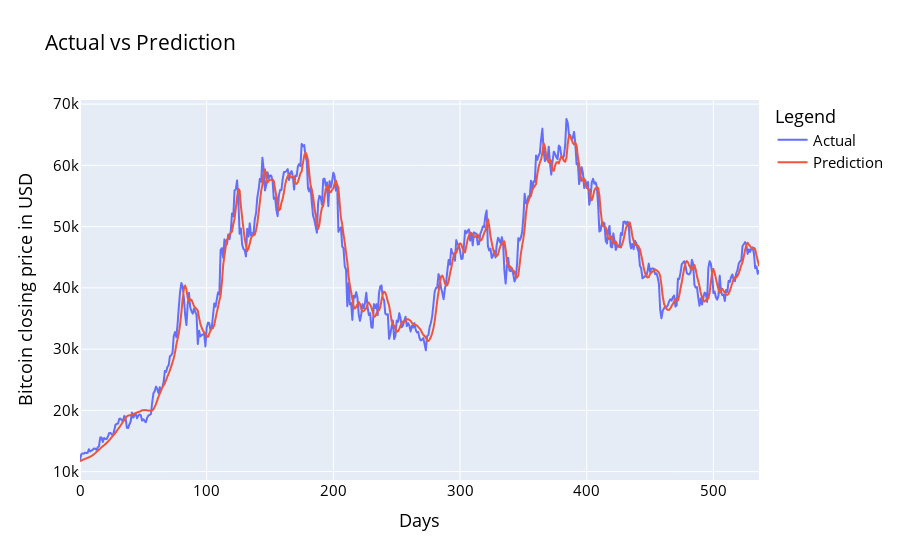

Notebook code cell kept with this figure:
### Code cell
df_plot = pd.DataFrame({'Actual': original_ytest.squeeze(),'Prediction':prediction_simple_lSTM.squeeze() })
import plotly.express as px
fig = px.line(df_plot, x=df_plot.index.values, y=df_plot.columns,
              title='custom tick labels')
fig.update_layout(title_text='Actual vs Prediction', 
                   font_size=15, font_color='black', legend_title_text='Legend')
fig.update_xaxes(title='Days')
fig.update_yaxes(title='Bitcoin closing price in USD')
fig.show()

### Figure 1 — Plotly figure (JSON) as saved in the notebook; plotly's stock layout.template omitted (floating-point values rounded to 4 significant figures; data arrays with more than 128 entries replaced by an {"elided": "..."} marker saying what was removed)
{"data": [{"hovertemplate": "variable=Actual<br>x=%{x}<br>value=%{y}<extra></extra>", "legendgroup": "Actual", "line": {"color": "#636efa", "dash": "solid"}, "mode": "lines", "name": "Actual", "showlegend": true, "type": "scattergl", "x": {"elided": "537 int values"}, "xaxis": "x", "y": {"elided": "537 float values"}, "yaxis": "y"}, {"hovertemplate": "variable=Prediction<br>x=%{x}<br>value=%{y}<extra></extra>", "legendgroup": "Prediction", "line": {"color": "#EF553B", "dash": "solid"}, "mode": "lines", "name": "Prediction", "showlegend": true, "type": "scattergl", "x": {"elided": "537 int values"}, "xaxis": "x", "y": {"elided": "537 float values"}, "yaxis": "y"}], "layout": {"font": {"color": "black", "size": 15}, "legend": {"title": {"text": "Legend"}, "tracegroupgap": 0}, "title": {"text": "Actual vs Prediction"}, "xaxis": {"anchor": "y", "domain": [0, 1], "title": {"text": "Days"}}, "yaxis": {"anchor": "x", "domain": [0, 1], "title": {"text": "Bitcoin closing price in USD"}}}}
